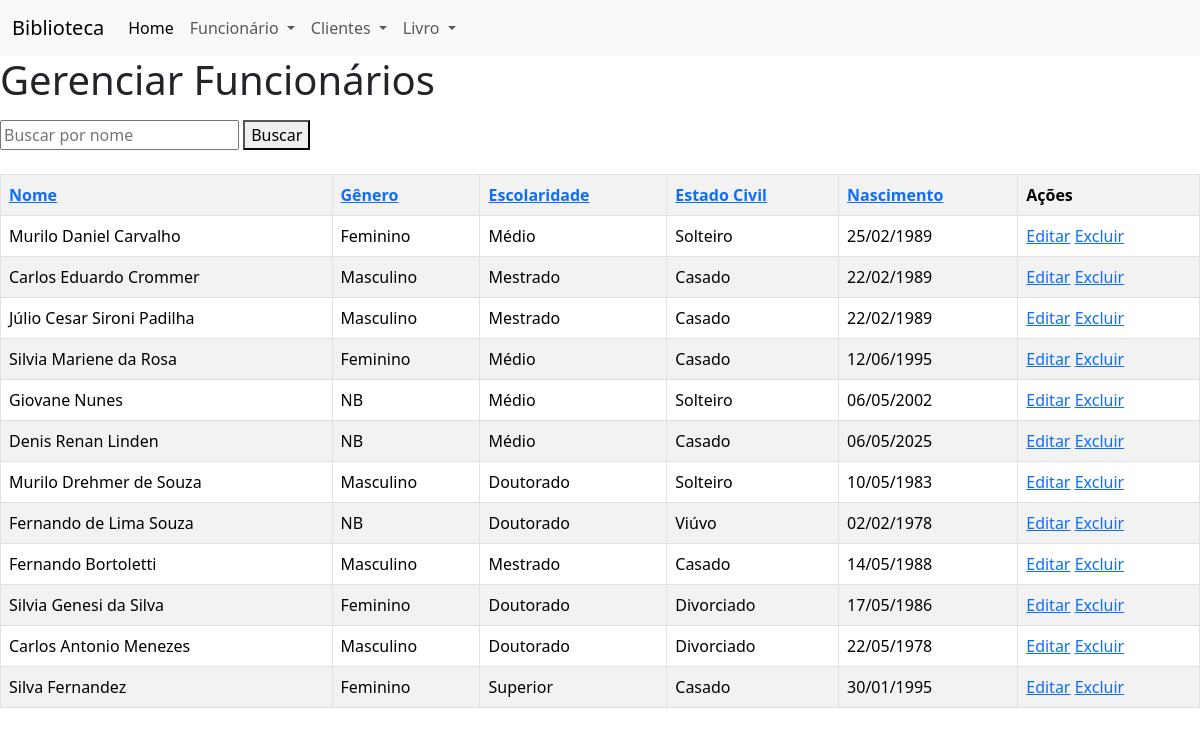
The page /funcionarios/ on the database as committed earlier.
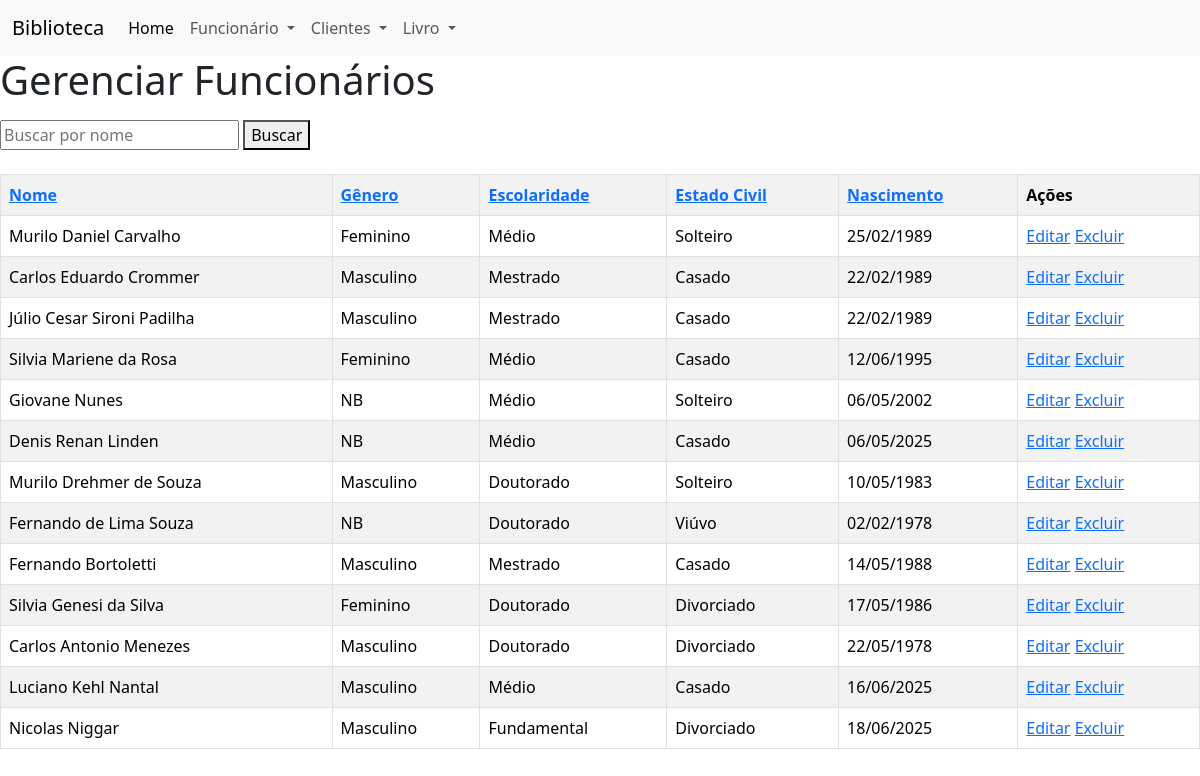
The same page on the database as committed later.
### academico/models.py (models this page shows, shortened)
class Funcionario(models.Model):
    nome = models.CharField(max_length=100)
    data_nascimento = models.DateField()
    cpf = models.CharField(max_length=14, unique=True)
    genero = models.CharField(max_length=3, choices=GENERO_CHOICES_HUMAN)
    estado_civil = models.CharField(
        max_length=30, choices=ESTADO_CIVIL_CHOICES)
    escolaridade = models.CharField(
        max_length=50, choices=ESCOLARIDADE_CHOICES)
    ativo = models.BooleanField(default=True)

### academico/views.py (the view)
# urls.py: path('funcionarios/', views.funcionario, name='funcionarios'),
def funcionario(request):
    query = request.GET.get('busca', '')
    if query:
        funcionarios = Funcionario.objects.filter(
            ativo=True, nome__icontains=query)
    else:
        funcionarios = Funcionario.objects.filter(ativo=True)
    dados = {
        'funcionarios': funcionarios,
        'ativos': True,
        'query': query,
    }
    return render(request, 'academico/lista_funcionarios.html', dados)

### academico/templates/academico/lista_funcionarios.html (shortened to what this page needs)
{% extends 'academico/base.html' %}
{% block content %}
{% if ativos %}
<h1>Gerenciar Funcionários</h1>
{% else %}
<h1>Gerenciar Funcionários Inativos</h1>
{% endif %}
<p>
<form method="get">
    <input type="text" name="busca" placeholder="Buscar por nome" value="{{ query|default:'' }}">
    <button type="submit">Buscar</button>
</form>
</p>
<table class="table table-bordered table-striped table-hover mt-4">
    <tr>
        {% if ativos %}
        <th><a href="{% url 'ordenar_funcionarios' 'nome' %}?busca={{ query }}">Nome</a></th>
        <th><a href="{% url 'ordenar_funcionarios' 'genero' %}?busca={{ query }}">Gênero</a></th>
        <th><a href="{% url 'ordenar_funcionarios' 'escolaridade' %}?busca={{ query }}">Escolaridade</a></th>
        <th><a href="{% url 'ordenar_funcionarios' 'estado_civil' %}?busca={{ query }}">Estado Civil</a></th>
        <th><a href="{% url 'ordenar_funcionarios' 'data_nascimento' %}?busca={{ query }}">Nascimento</a></th>
        <th>Ações</th>
        {% endif %}
    </tr>
    {% for funcionario in funcionarios %}
    <tr>
        <td>{{ funcionario.nome }}</td>
        <td>{{ funcionario.get_genero_display }}</td>
        <td>{{ funcionario.get_escolaridade_display }}</td>
        <td>{{ funcionario.get_estado_civil_display }}</td>
        <td>{{ funcionario.data_nascimento|date:"d/m/Y" }}</td>
        <td>
            {% if ativos %}
            <a href="{% url 'editar_funcionario' funcionario.id %}">Editar</a>
            <a href="{% url 'excluir_funcionario' funcionario.id %}">Excluir</a>
            {% else %}
            <a href="{% url 'ativar_funcionario' funcionario.id %}">Ativar</a>
            {% endif %}
        </td>
    </tr>
    {% endfor %}
</table>
{% endblock %}

### academico/templates/academico/base.html (shortened to what this page needs)
<!DOCTYPE html>
<html lang="en">
<head>
    <link href="https://cdn.jsdelivr.net/npm/bootstrap@5.3.6/dist/css/bootstrap.min.css" rel="stylesheet"
>
</head>
<body>
    <nav class="navbar navbar-expand-lg bg-body-tertiary">
        <div class="container-fluid">
            <a class="navbar-brand" href="#">Biblioteca</a>
            <div class="collapse navbar-collapse" id="navbarNavDropdown">
                <ul class="navbar-nav">
                    <li class="nav-item">
                        <a class="nav-link active" aria-current="page" href="{% url 'index' %}">Home</a>
                    </li>
                    <li class="nav-item dropdown">
                        <a class="nav-link dropdown-toggle" href="#" role="button" data-bs-toggle="dropdown"
                            aria-expanded="false">
                            Funcionário
                        </a>
                    </li>
                    <li class="nav-item dropdown">
                        <a class="nav-link dropdown-toggle" href="#" role="button" data-bs-toggle="dropdown"
                            aria-expanded="false">
                            Clientes
                        </a>
                    </li>
                    <li class="nav-item dropdown">
                        <a class="nav-link dropdown-toggle" href="#" role="button" data-bs-toggle="dropdown"
                            aria-expanded="false">
                            Livro
                        </a>
                    </li>
                </ul>
            </div>
        </div>
    </nav>
    {% block content %}
    {% endblock %}
</body>
</html>

Rows that differ between the two databases and show on the page:
no longer on this page (row edited): Funcionario: nome "Silva Fernandez", genero "Feminino", escolaridade "Superior", estado_civil "Casado", data_nascimento "30/01/1995"
added Funcionario: nome "Luciano Kehl Nantal", genero "Masculino", escolaridade "Médio", estado_civil "Casado", data_nascimento "16/06/2025"
added Funcionario: nome "Nicolas Niggar", genero "Masculino", escolaridade "Fundamental", estado_civil "Divorciado", data_nascimento "18/06/2025"
